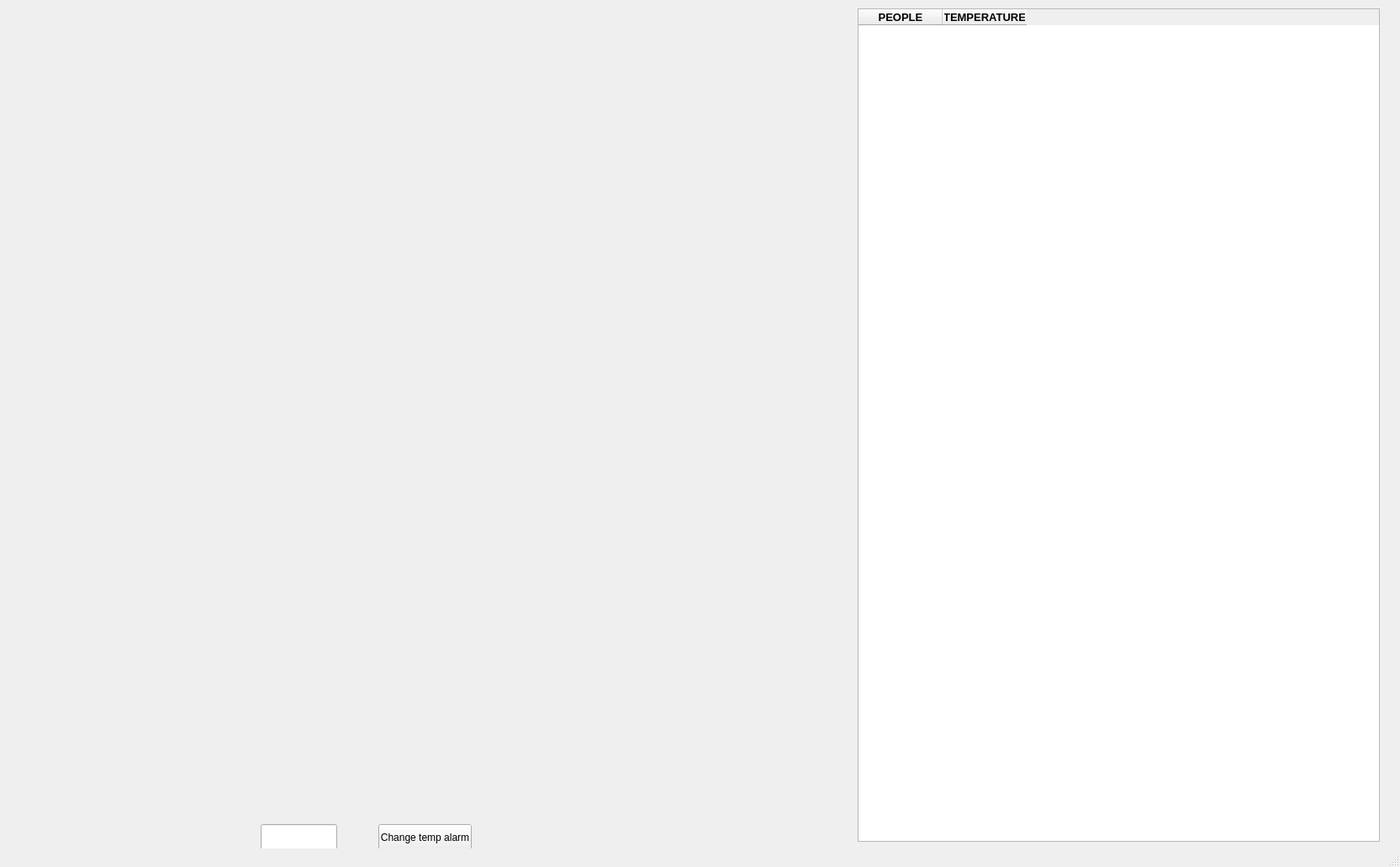
<?xml version="1.0" encoding="UTF-8"?>
<ui version="4.0">
 <class>MainWindow</class>
 <widget class="QMainWindow" name="MainWindow">
  <property name="geometry">
   <rect>
    <x>0</x>
    <y>0</y>
    <width>1665</width>
    <height>1031</height>
   </rect>
  </property>
  <property name="windowTitle">
   <string>MainWindow</string>
  </property>
  <widget class="QWidget" name="centralwidget">
   <widget class="QTableWidget" name="tableWidget">
    <property name="geometry">
     <rect>
      <x>1020</x>
      <y>10</y>
      <width>621</width>
      <height>991</height>
     </rect>
    </property>
    <property name="font">
     <font>
      <pointsize>12</pointsize>
      <weight>75</weight>
      <bold>true</bold>
     </font>
    </property>
    <column>
     <property name="text">
      <string>PEOPLE</string>
     </property>
     <property name="font">
      <font>
       <pointsize>10</pointsize>
       <weight>75</weight>
       <bold>true</bold>
      </font>
     </property>
    </column>
    <column>
     <property name="text">
      <string>TEMPERATURE</string>
     </property>
     <property name="font">
      <font>
       <pointsize>10</pointsize>
       <weight>75</weight>
       <bold>true</bold>
      </font>
     </property>
    </column>
   </widget>
   <widget class="QWidget" name="camera" native="true">
    <property name="geometry">
     <rect>
      <x>50</x>
      <y>10</y>
      <width>691</width>
      <height>471</height>
     </rect>
    </property>
   </widget>
   <widget class="QWidget" name="thermal" native="true">
    <property name="geometry">
     <rect>
      <x>50</x>
      <y>490</y>
      <width>691</width>
      <height>471</height>
     </rect>
    </property>
   </widget>
   <widget class="QPushButton" name="alarm_button">
    <property name="geometry">
     <rect>
      <x>450</x>
      <y>980</y>
      <width>111</width>
      <height>31</height>
     </rect>
    </property>
    <property name="text">
     <string>Change temp alarm</string>
    </property>
   </widget>
   <widget class="QLineEdit" name="temp">
    <property name="geometry">
     <rect>
      <x>310</x>
      <y>980</y>
      <width>91</width>
      <height>31</height>
     </rect>
    </property>
   </widget>
  </widget>
  <widget class="QStatusBar" name="statusbar"/>
 </widget>
 <resources/>
 <connections/>
</ui>
